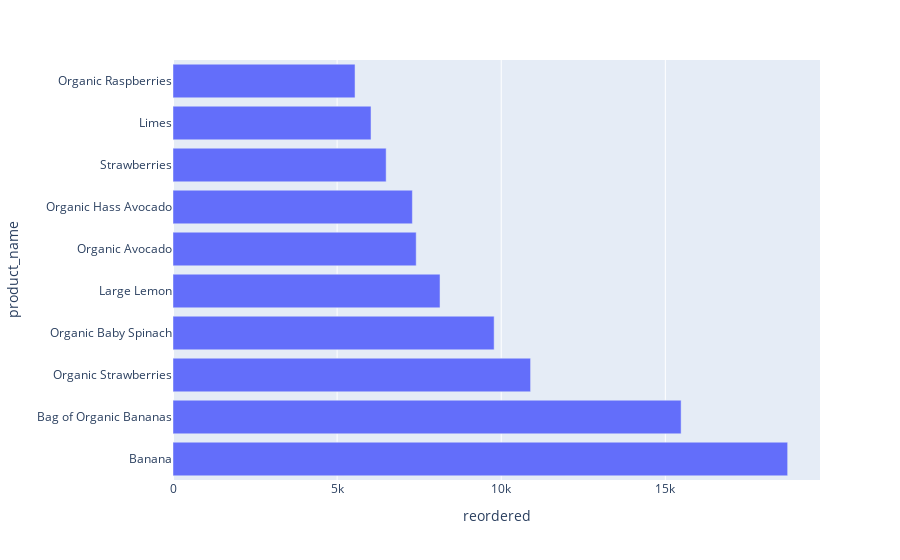

This figure's notebook cell:
### Code cell
df = train.groupby("product_id")["reordered"].count().reset_index()
df = pd.merge(df, products[['product_id', 'product_name']], how='left', on=['product_id'])
df.sort_values(by='reordered', ascending=False, inplace=True)
df = df.head(10)
px.bar(df,x='reordered',y='product_name')

### Figure 1 — Plotly figure (JSON) as saved in the notebook; plotly's stock layout.template omitted (floating-point values rounded to 4 significant figures)
{"data": [{"alignmentgroup": "True", "hovertemplate": "reordered=%{x}<br>product_name=%{y}<extra></extra>", "legendgroup": "", "marker": {"color": "#636efa", "pattern": {"shape": ""}}, "name": "", "offsetgroup": "", "orientation": "h", "showlegend": false, "textposition": "auto", "type": "bar", "x": [18726, 15480, 10894, 9784, 8135, 7409, 7293, 6494, 6033, 5546], "xaxis": "x", "y": ["Banana", "Bag of Organic Bananas", "Organic Strawberries", "Organic Baby Spinach", "Large Lemon", "Organic Avocado", "Organic Hass Avocado", "Strawberries", "Limes", "Organic Raspberries"], "yaxis": "y"}], "layout": {"barmode": "relative", "legend": {"tracegroupgap": 0}, "margin": {"t": 60}, "xaxis": {"anchor": "y", "domain": [0, 1], "title": {"text": "reordered"}}, "yaxis": {"anchor": "x", "domain": [0, 1], "title": {"text": "product_name"}}}}
